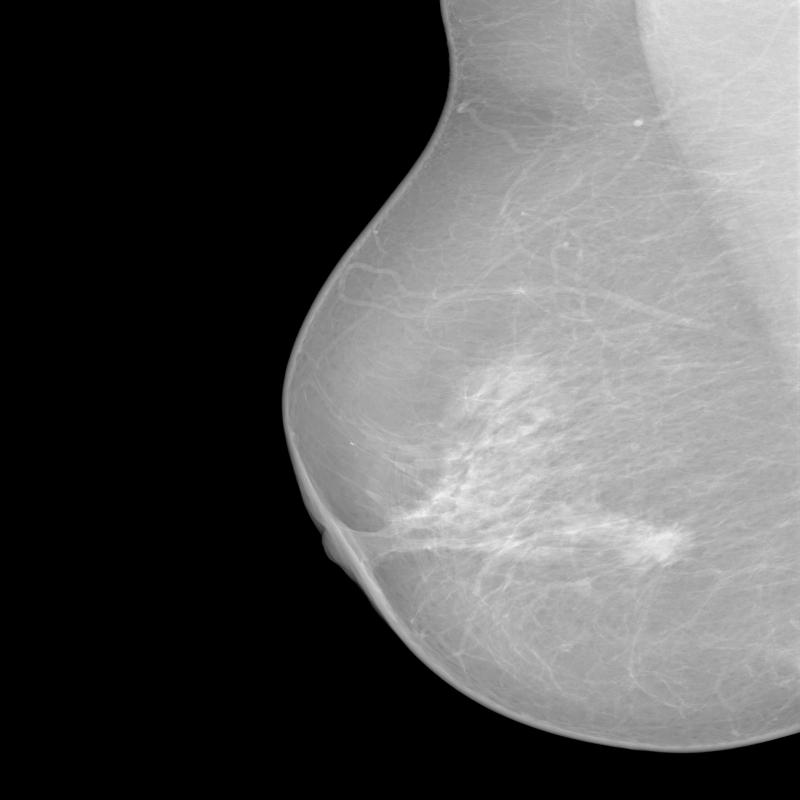
#> input picture testPipeline/Images/original/20588046.jpg, 800 x 800 px, found by its file name; its folder holds only this picture in this run
$ python contrast.py
#> lines starting #> are read from the running program, lines starting #| are printed output that depends on the picture
import cv2
import os
from PIL import Image

input_folder = "DatabaseImages/InBreast/Original/"
output_folder = "DatabaseImages/InBreast/Processed/"
gray_folder = "DatabaseImages/InBreast/GrayScale/"
clahe_folder = "DatabaseImages/InBreast/CLAHE/"

# Obtener la lista de archivos en la carpeta
images = os.listdir(input_folder)

for image in images:
    image_name = image

    # Cargar la imagen en formato RGB
    img_rgb = Image.open(input_folder + image_name)
#> img_rgb is the input picture: PIL image 800x800 RGB; min 0, max 243, mean 86.3
    # Convertir la imagen a escala de grises
    img_grayscale = img_rgb.convert('L')
    # Guardar la imagen resultante en formato JPG
    img_grayscale.save(gray_folder + "grayscale_" + image_name)

    # Cargar la imagen de entrada en escala de grises
    imagen_entrada = cv2.imread(gray_folder + "grayscale_" + image_name, cv2.IMREAD_GRAYSCALE)
#> imagen_entrada: shape (800, 800); min 0, max 243, mean 86.4
    # Crear un objeto CLAHE con los parámetros deseados
    clahe = cv2.createCLAHE(clipLimit=3)
    # Aplicar el algoritmo CLAHE a la imagen de entrada
    imagen_salida = clahe.apply(imagen_entrada)
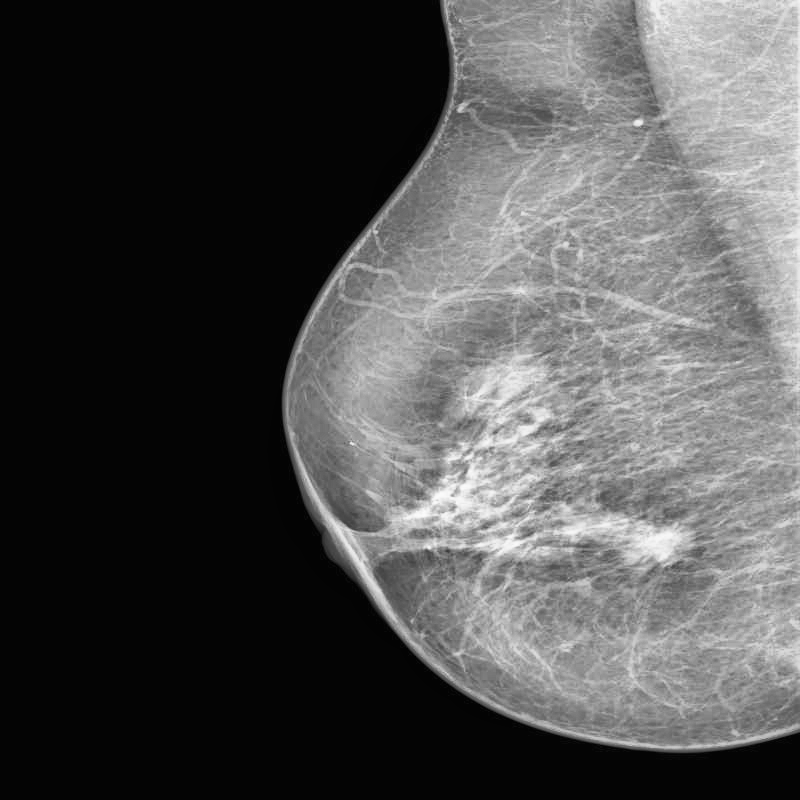
#> imagen_salida: shape (800, 800); min 3, max 252, mean 78.6
    # Guardar la imagen resultante en formato JPG
    cv2.imwrite(clahe_folder + "clahe_" + image_name, imagen_salida, [int(cv2.IMWRITE_JPEG_QUALITY), 10])

    # Cargar la imagen en formato RGB
    img_rbg1 = Image.open(clahe_folder + "clahe_" + image_name)
    # Convertir la imagen a escala de grises
    img_RGB = img_rbg1.convert('RGB')
    # Guardar la imagen resultante en formato JPG
    img_RGB.save(output_folder + "contrast_" + image_name)

$ run again, on testPipeline/Images/original/22678833.jpg
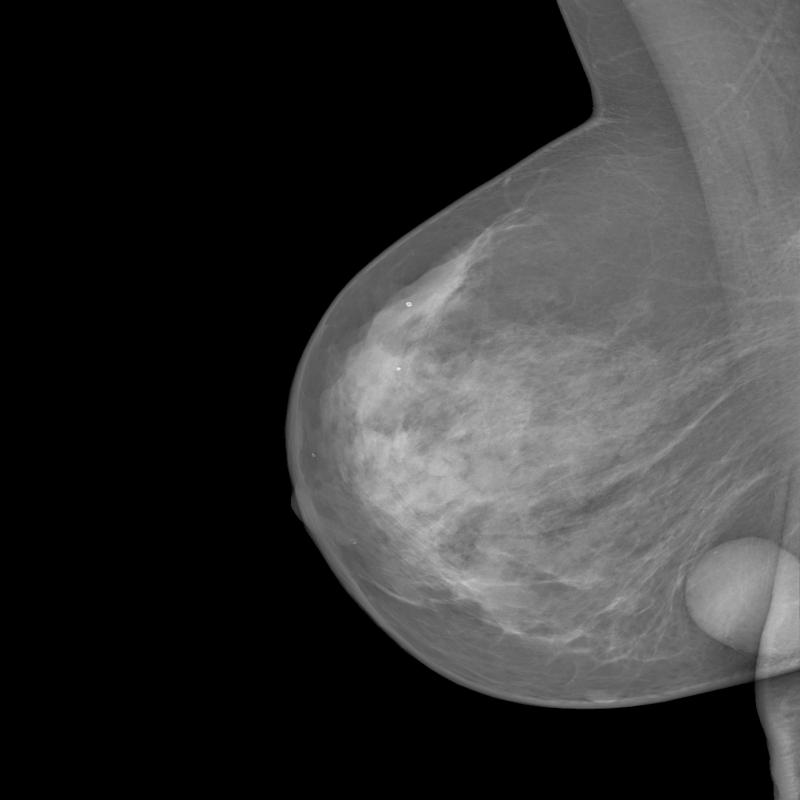
#> input picture testPipeline/Images/original/22678833.jpg, 800 x 800 px, found by its file name
#> img_rgb is the input picture: PIL image 800x800 RGB; min 0, max 237, mean 52.4
#> `imagen_salida = clahe.apply(imagen_entrada)`:
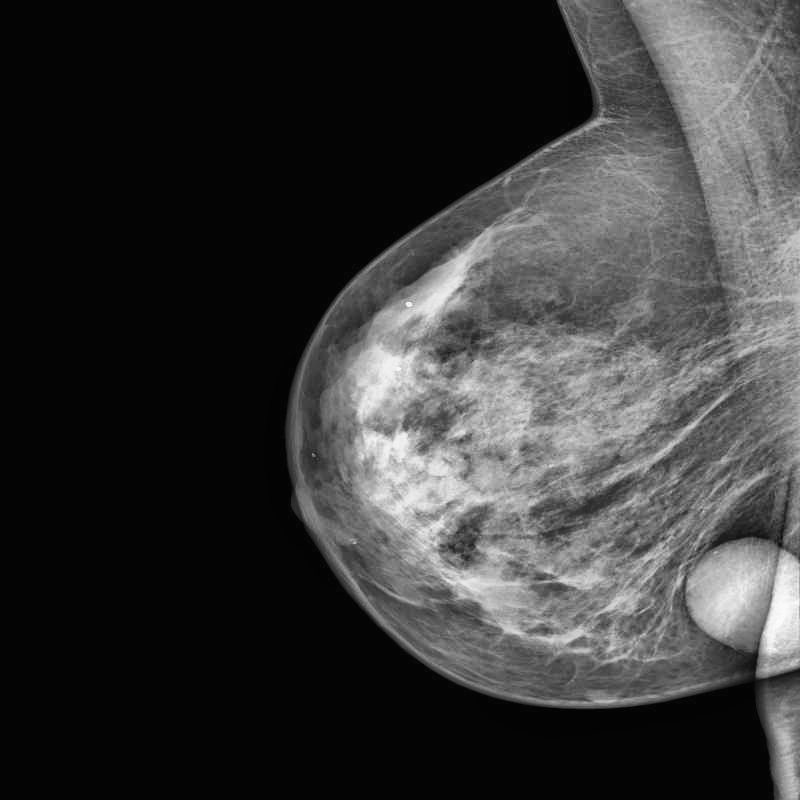
#> imagen_salida: shape (800, 800); min 2, max 251, mean 56.5

$ run again, on testPipeline/Images/original/24065707.jpg
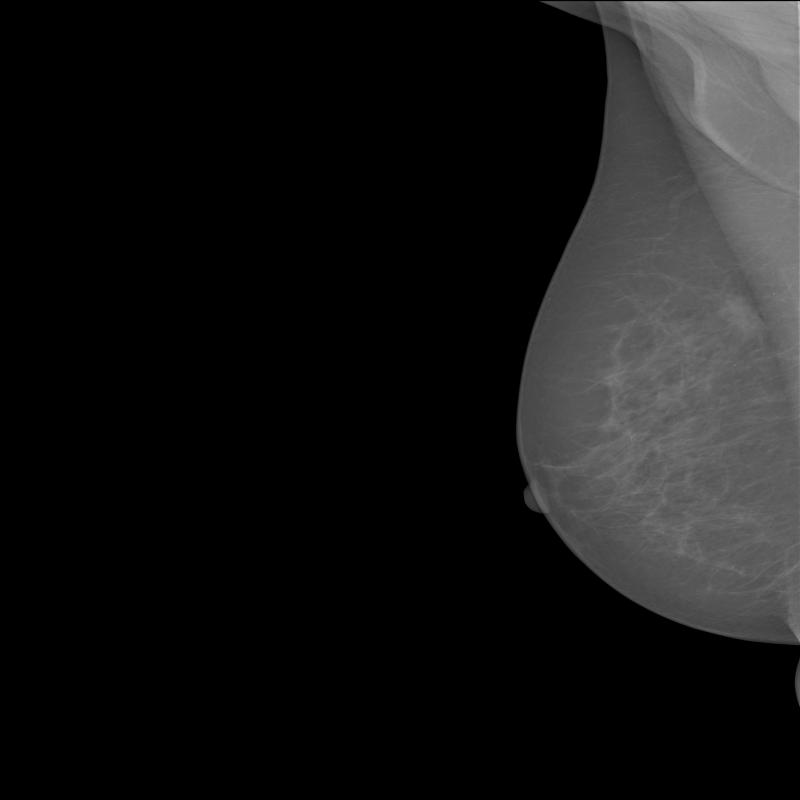
#> input picture testPipeline/Images/original/24065707.jpg, 800 x 800 px, found by its file name
#> img_rgb is the input picture: PIL image 800x800 RGB; min 0, max 202, mean 21.9
#> `imagen_salida = clahe.apply(imagen_entrada)`:
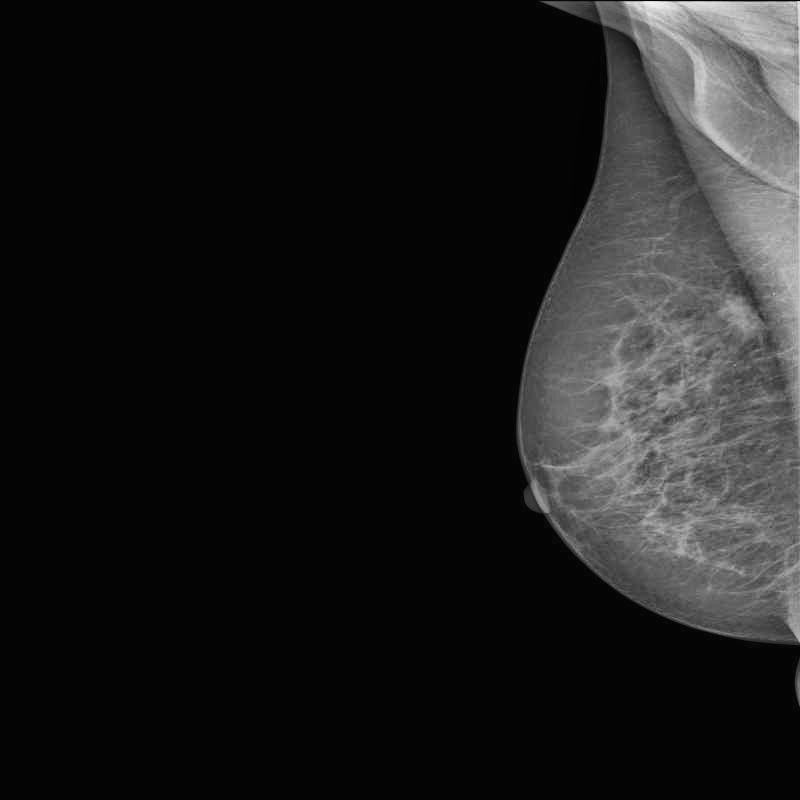
#> imagen_salida: shape (800, 800); min 1, max 241, mean 28.3

$ run again, on testPipeline/Images/original/50999008.jpg
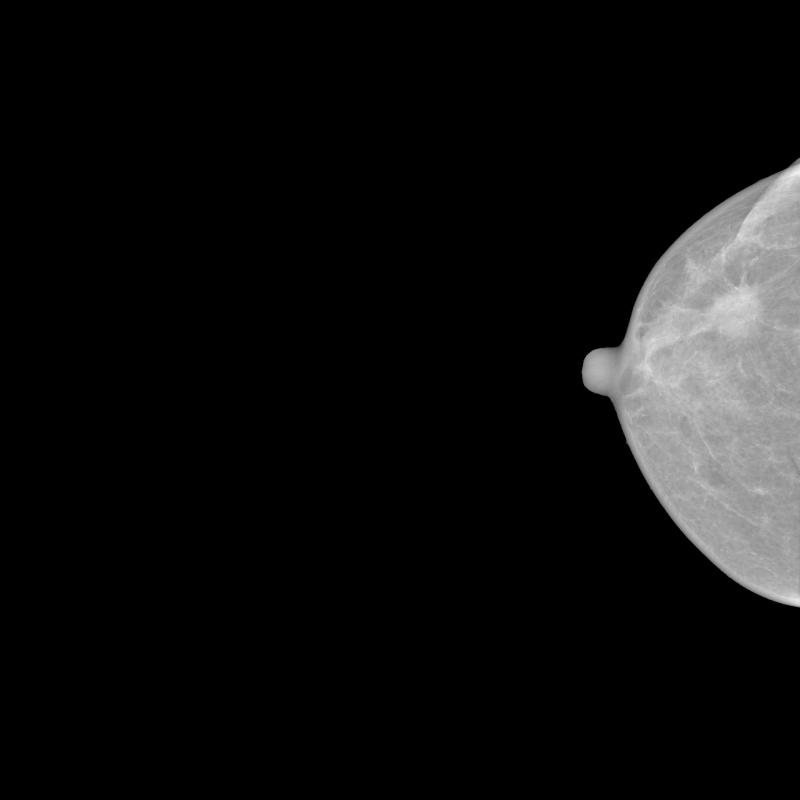
#> input picture testPipeline/Images/original/50999008.jpg, 800 x 800 px, found by its file name
#> img_rgb is the input picture: PIL image 800x800 RGB; min 0, max 240, mean 15.6
#> `imagen_salida = clahe.apply(imagen_entrada)`:
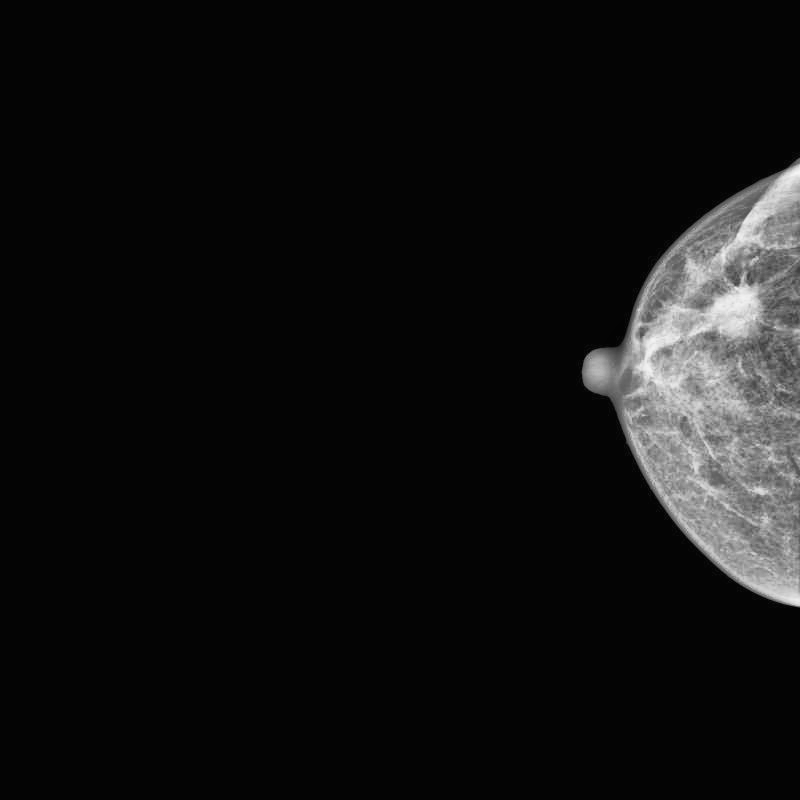
#> imagen_salida: shape (800, 800); min 3, max 245, mean 17.5

$ run again, on testPipeline/Images/original/22580244.jpg
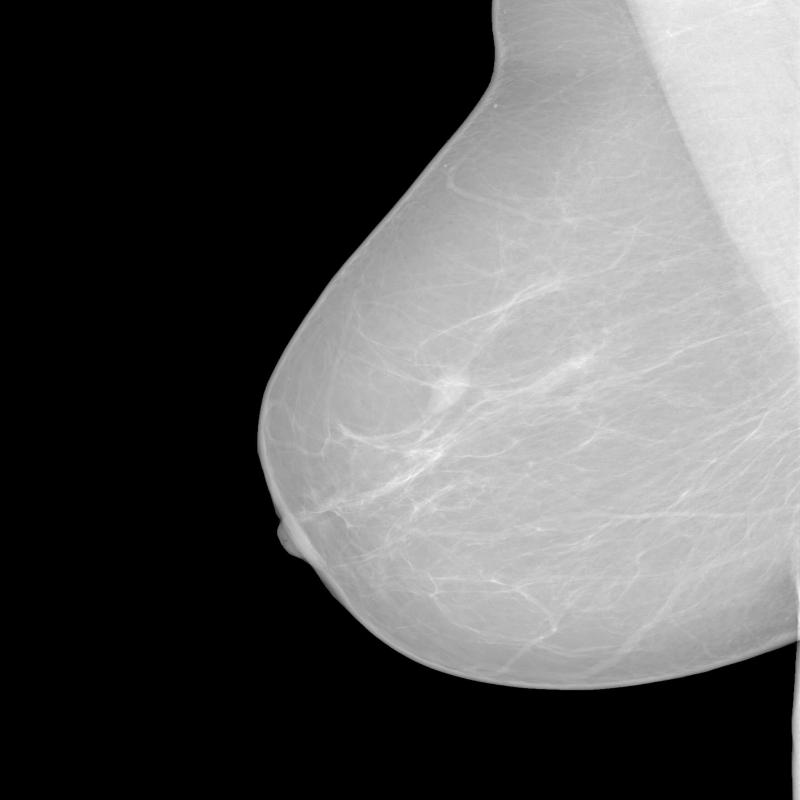
#> input picture testPipeline/Images/original/22580244.jpg, 800 x 800 px, found by its file name
#> img_rgb is the input picture: PIL image 800x800 RGB; min 0, max 250, mean 89
#> `imagen_salida = clahe.apply(imagen_entrada)`:
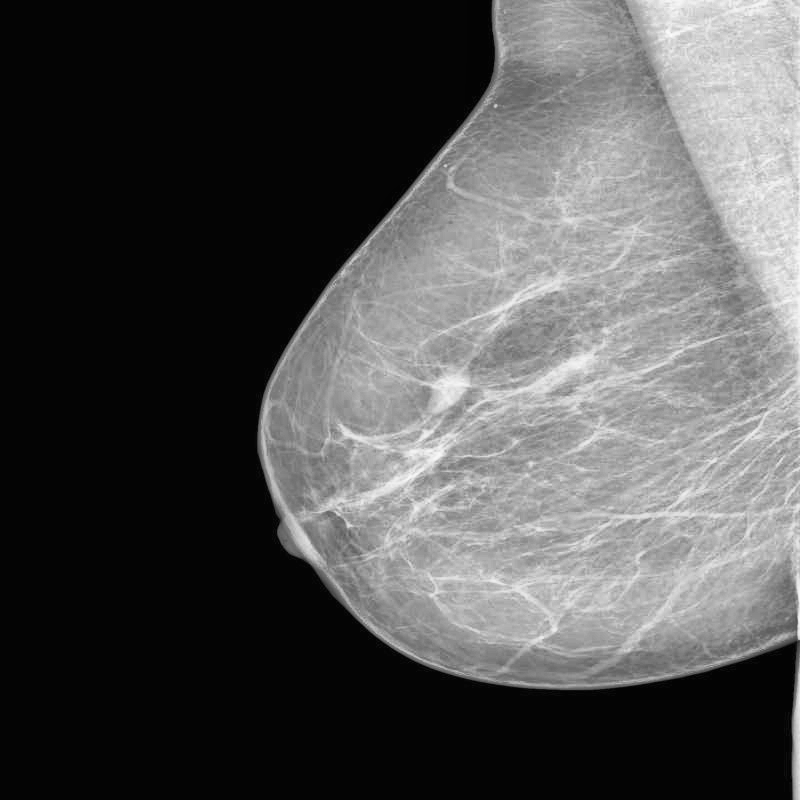
#> imagen_salida: shape (800, 800); min 3, max 253, mean 80.8
